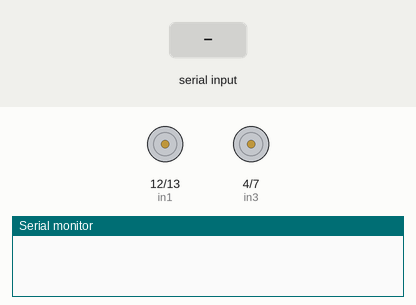
Simulated run of this sketch. Board: Arduino Uno, built with avr-gcc and run on an emulated ATmega328P. Parts: motor-driver pin pairs drawn as motors (green arrow = first pin HIGH = forward, orange = second pin HIGH = backward, longer = more drive, scaled by the enable pin), the last lines printed to the serial monitor. The inputs (shaded band) are chosen by the test bench.

Above: at 1.2 s.
1.3 s: "a" received over Serial
At 2.3 s:
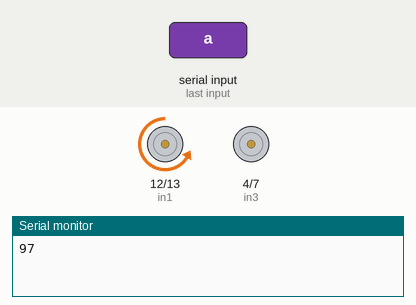
2.8 s: "c" received over Serial
At 3.4 s:
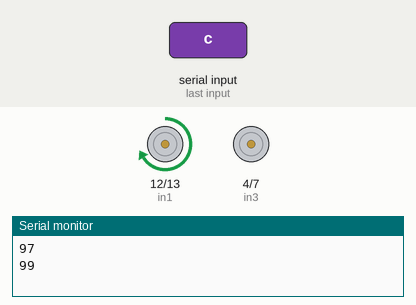
4.3 s: "b" received over Serial
At 4.6 s:
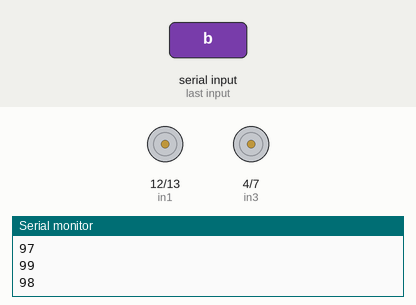
5.8 s: "e" received over Serial
At 6.9 s:
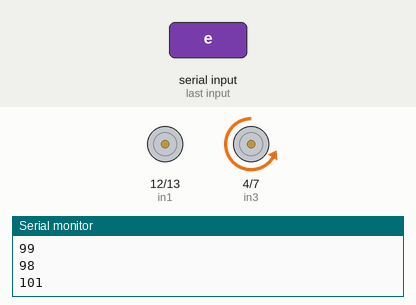
7.3 s: "g" received over Serial
At 8.0 s:
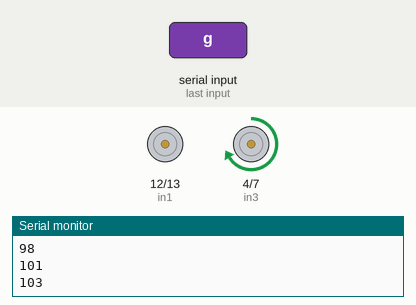
8.8 s: "f" received over Serial
At 9.2 s:
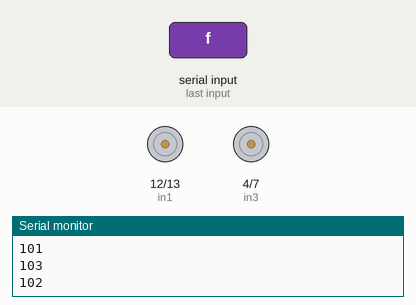
Timing chart, 0 to 11.3 s (numbered marks = the images above; inputs shaded):
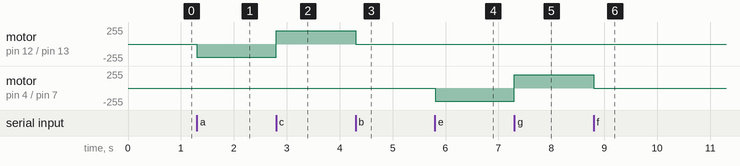

The sketch:

sumo-robot.ino
```cpp
//moteur 2
#define enB 3
#define in3 4
#define in4 7

//moteur 1
#define enA 10
#define in1 12
#define in2 13

byte serialA;

void setup() {
  Serial.begin(9600);
  //moteur 2 - sens 1
  pinMode(enB, OUTPUT);
  pinMode(in3, OUTPUT);
  pinMode(in4, OUTPUT);
  digitalWrite(in3, LOW);
  digitalWrite(in4, HIGH);

  //moteur 1 - sens 1
  pinMode(enA, OUTPUT);
  pinMode(in1, OUTPUT);
  pinMode(in2, OUTPUT);
  digitalWrite(in1, LOW);
  digitalWrite(in2, HIGH);
  analogWrite(enA, 0);
  analogWrite(enB, 0);
}

void loop() {

  if (Serial.available() > 0) {serialA = Serial.read();Serial.println(serialA);}
  switch(serialA){
    case 'a':
      analogWrite(enA, 200);
      digitalWrite(in1, LOW);
      digitalWrite(in2, HIGH);
      break;
    case 'b':
      analogWrite(enA, 0);
      break;
    case 'c':
      analogWrite(enA, 200);
      digitalWrite(in1, HIGH);
      digitalWrite(in2, LOW);
      break;
    case 'd':
      analogWrite(enA, 0);
      break;
    case 'e':
      analogWrite(enB, 200);
      digitalWrite(in3, LOW);
      digitalWrite(in4, HIGH);
      break;
    case 'f':
      analogWrite(enB, 0);
      break;
    case 'g':
      analogWrite(enB, 200);
      digitalWrite(in3, HIGH);
      digitalWrite(in4, LOW);
      break;
    case 'h':
      analogWrite(enB, 0);
      break;
  }
}
```

Measured:
- after the input at 1.3 s, motor on pin 12 (in1) / pin 13 (in2): stopped → backward 200/255 at once
- after the input at 2.8 s, motor on pin 12 (in1) / pin 13 (in2): backward 200/255 → forward 200/255 at once
- after the input at 4.3 s, motor on pin 12 (in1) / pin 13 (in2): forward 200/255 → stopped at once
- after the input at 5.8 s, motor on pin 4 (in3) / pin 7 (in4): stopped → backward 200/255 at once
- after the input at 7.3 s, motor on pin 4 (in3) / pin 7 (in4): backward 200/255 → forward 200/255 at once
- after the input at 8.8 s, motor on pin 4 (in3) / pin 7 (in4): forward 200/255 → stopped at once
